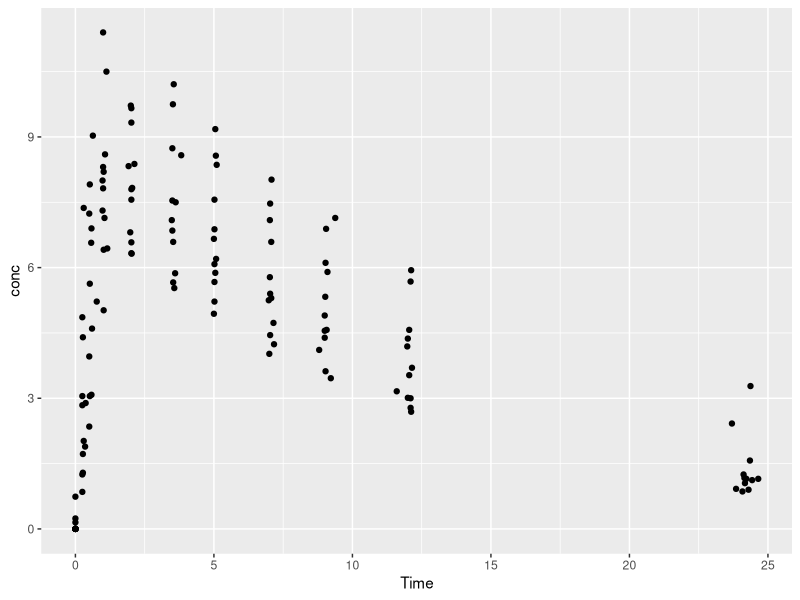
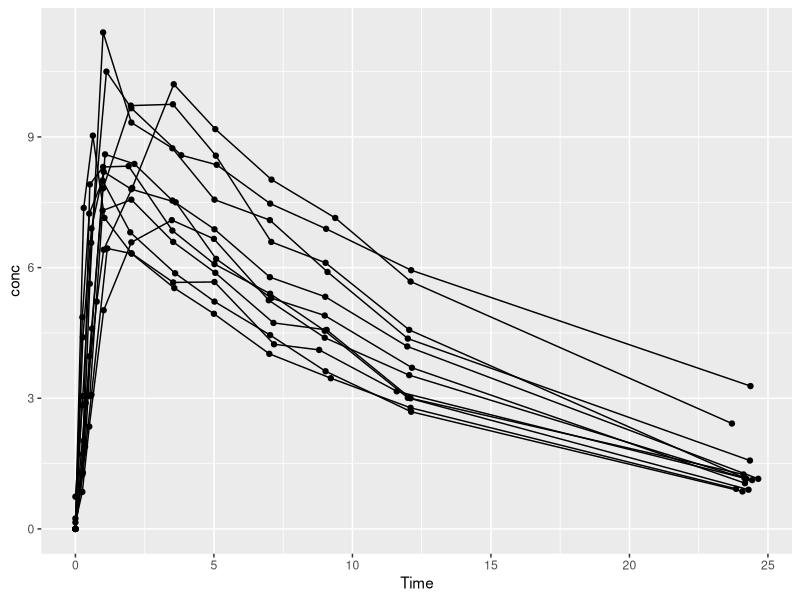
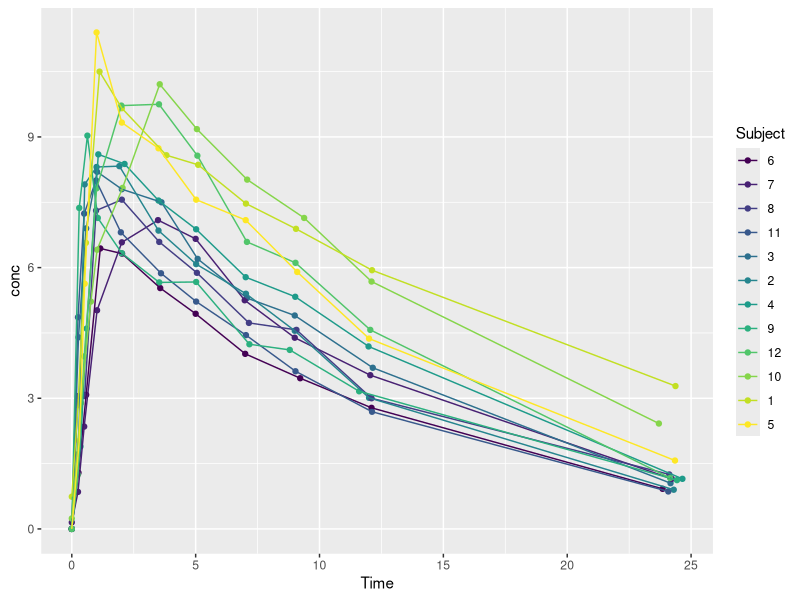
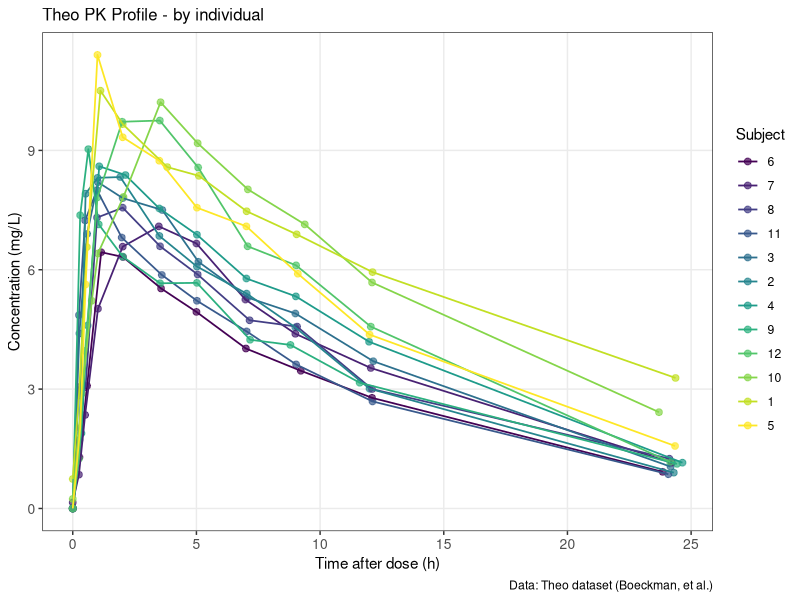
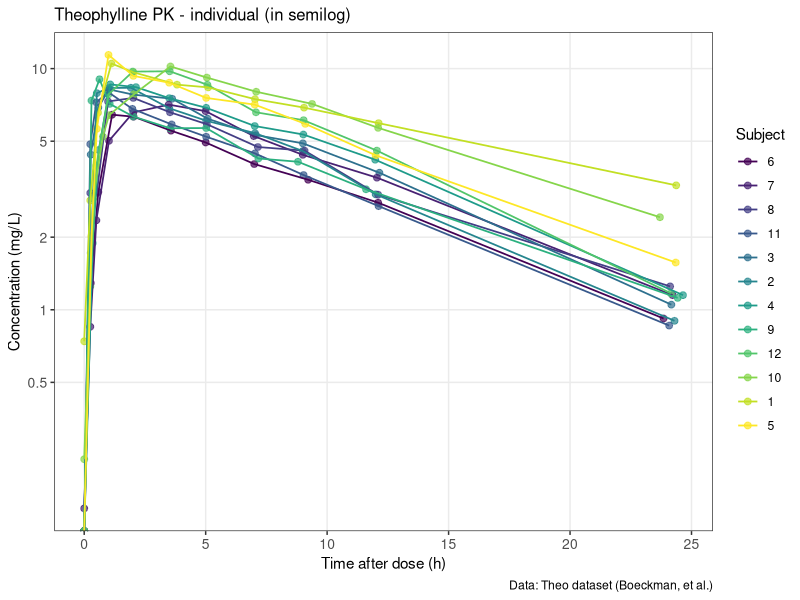
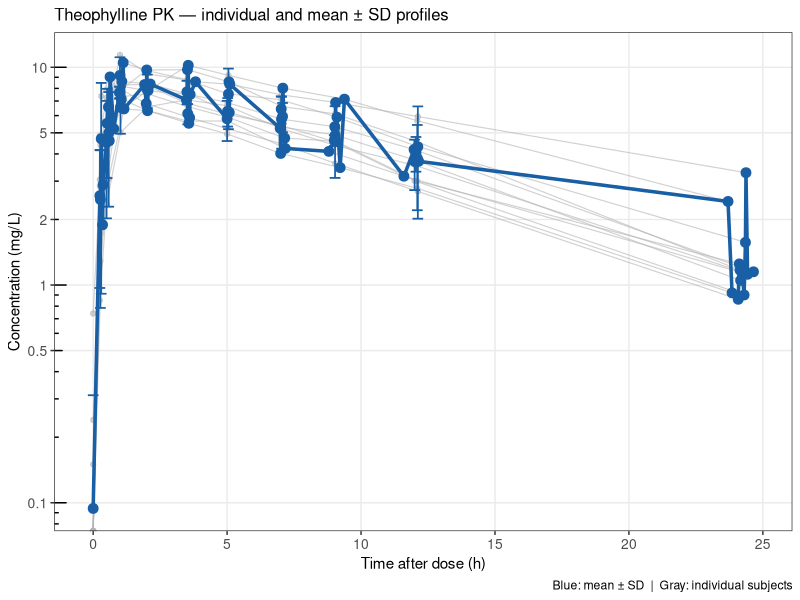
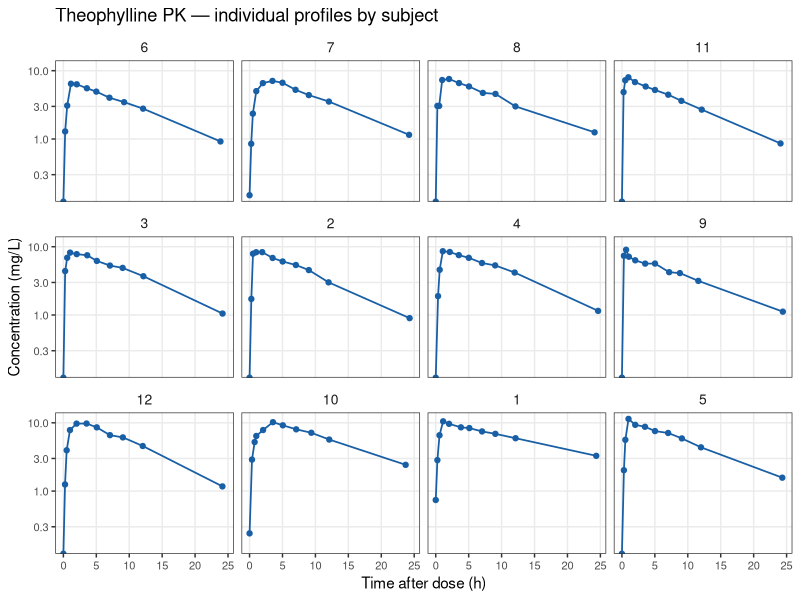
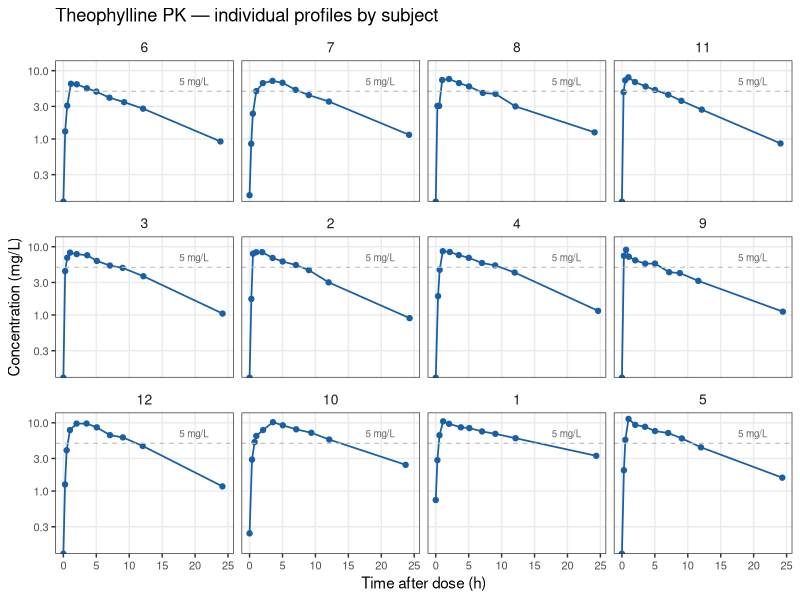

Recreate these plots in R, in order.
# ── Module 05: ggplot2 — PK figures ──────────────────────────────────────────
# Author: Dylan Glatt
# Date:   2026-05-06
# Data:   Theoph — built-in R dataset, real theophylline PK
#         12 subjects, single oral dose, rich sampling

library(tidyverse)

# ── 1. Load and inspect the data ─────────────────────────────────────────────

pk <- as_tibble(Theoph)   # convert to tibble for cleaner printing
glimpse(pk)
head(pk, 20)

# Column meanings:
# Subject  — subject ID (factor, 1–12)
# Wt       — body weight (kg)
# Dose     — dose in mg/kg
# Time     — time after dose (hours)
# conc     — theophylline concentration (mg/L)

# How many subjects, timepoints per subject?
pk |> count(Subject)

# Dose range across subjects, 

pk_dose <- pk |>
  group_by(Subject) |>
  summarize(dose_mgkg = first(Dose), weight_kg = first(Wt)) |>
  mutate(total_dose_mg = dose_mgkg * weight_kg) |>
arrange(desc(total_dose_mg))

# merged Time-concentration data with the new total_dose_mg column
pk_merged <- pk |> 
  left_join(pk_dose, by = "Subject")

# removing duplicate columns
pk_merged <- pk_merged |> select(-Dose) # drop dose_mg (keep all else)
pk_merged <- pk_merged |> select(-Wt) # drop dose_mg (keep all else)

# ── 2. Linear scale — individual profiles ────────────────────────────────────

# Start minimal — just the scaffolding
ggplot(data = pk, aes(x=Time, y=conc)) +
  geom_point()

# Time must be capitalized, and conc must be lowercase - it seems 

# Connect each subject's points with lines
# group = Subject tells ggplot which points belong together
ggplot(data = pk, aes(x = Time, y = conc, group = Subject)) +
  geom_point() +
  geom_line()

# Color by subject — spaghetti plot
ggplot(data = pk, aes(x = Time, y = conc, group = Subject, color = Subject)) +
  geom_point() +
  geom_line()

# ── 3. Clean it up with labels and theme ─────────────────────────────────────

p_linear <- ggplot(data = pk, 
                   aes(x=Time, 
                       y=conc, 
                       group=Subject,
                       color=Subject)) + 
  geom_point(size=2, alpha=0.7) + 
  geom_line(linewidth=0.6, alpha=07) + 
  labs(
    title = "Theo PK Profile - by individual",
    x = "Time after dose (h)",
    y = "Concentration (mg/L)",
    color = "Subject",
    caption = "Data: Theo dataset (Boeckman, et al.)"
  ) + 
  theme_bw() + 
  theme(
    legend.position = "right",
    plot.title = element_text(size=12, face="plain"),
    axis.title = element_text(size=11),
    axis.text = element_text(size=10),
    panel.grid.minor = element_blank()
  )

p_linear

# ── 4. Semi-log scale — the standard for PK reporting ────────────────────────

p_log <- p_linear +
  scale_y_log10(
    breaks = c(0.1,0.5,1,2,5,10,20),
    labels = c("0.1","0.5","1","2","5","10","20")
  ) + 
  labs(title = "Theophylline PK - individual (in semilog)") +
  annotation_logticks(sides = "1") # log tick marks on left axis

p_log

# ── 5. Compute mean profile ───────────────────────────────────────────────────

pk_mean <- pk |>
  group_by(Time) |>
  summarize(
    mean_conc = mean(conc),
    sd_conc = sd(conc),
    n = n(),
    se_conc = sd_conc/sqrt(n),
    .groups = "drop"
  )

# ── 6. Individual + mean overlay ─────────────────────────────────────────────

p_overlay <- ggplot() +
  geom_line(data = pk,
            aes(x = Time, y = conc, group = Subject),
            color = "gray70", linewidth = 0.4, alpha = 0.6) +
  geom_point(data = pk,
             aes(x = Time, y = conc, group = Subject),
             color = "gray70", size = 1.5, alpha = 0.6) +
  geom_line(data = pk_mean,
            aes(x = Time, y = mean_conc),
            color = "#185FA5", linewidth = 1.2) +
  geom_point(data = pk_mean,
             aes(x = Time, y = mean_conc),
             color = "#185FA5", size = 3) +
  geom_errorbar(data = pk_mean,
                aes(x = Time,
                    ymin = mean_conc - sd_conc,
                    ymax = mean_conc + sd_conc),
                color = "#185FA5", width = 0.4, linewidth = 0.6) +
  scale_y_log10(breaks = c(0.1, 0.5, 1, 2, 5, 10, 20),
                labels = c("0.1", "0.5", "1", "2", "5", "10", "20")) +
  annotation_logticks(sides = "l") +
  labs(
    title   = "Theophylline PK — individual and mean ± SD profiles",
    x       = "Time after dose (h)",
    y       = "Concentration (mg/L)",
    caption = "Blue: mean ± SD  |  Gray: individual subjects"
  ) +
  theme_bw() +
  theme(
    plot.title       = element_text(size = 12, face = "plain"),
    axis.title       = element_text(size = 11),
    axis.text        = element_text(size = 10),
    panel.grid.minor = element_blank()
  )

p_overlay

# ── 7. Faceting — one panel per subject ──────────────────────────────────────

p_facet <- ggplot(data = pk,
                  aes(x = Time, y = conc)) +
  geom_point(size = 1.5, color = "#185FA5") +
  geom_line(linewidth = 0.6, color = "#185FA5") +
  scale_y_log10() +
  facet_wrap(~ Subject, ncol = 4) +
  labs(
    title = "Theophylline PK — individual profiles by subject",
    x     = "Time after dose (h)",
    y     = "Concentration (mg/L)"
  ) +
  theme_bw() +
  theme(
    strip.background = element_blank(),
    strip.text       = element_text(size = 10, face = "plain"),
    panel.grid.minor = element_blank(),
    axis.text        = element_text(size = 8)
  )

p_facet

# Modifying the facet to linear, and adding a horizontal reference line

p_facet <- ggplot(data = pk,
                  aes(x = Time, y = conc)) +
  geom_point(size = 1.5, color = "#185FA5") +
  geom_line(linewidth = 0.6, color = "#185FA5") +
  geom_hline(yintercept = 5, linewidth = 0.4, color = "grey", linetype = "dashed") +
  scale_y_log10() +
  facet_wrap(~ Subject, ncol = 4) +
  annotate(
    geom  = "text",
    x     = 11,          # x position — adjust to sit near the right edge
    y     = 7,         # just above the line so they don't overlap
    label = "5 mg/L",
    size  = 2.5,
    color = "grey40",
    hjust = -1.5            # right-justify the text
  ) +
  labs(
    title = "Theophylline PK — individual profiles by subject",
    x     = "Time after dose (h)",
    y     = "Concentration (mg/L)"
  ) +
  theme_bw() +
  theme(
    strip.background = element_blank(),
    strip.text       = element_text(size = 10, face = "plain"),
    panel.grid.minor = element_blank(),
    axis.text        = element_text(size = 8)
  )

p_facet


# ── 8. Save figures programmatically ─────────────────────────────────────────
# Always save with ggsave() — never use the Export button in RStudio
# ggsave() gives you exact control over dimensions and resolution

ggsave(
  filename = "outputs/figures/m05_theoph_spaghetti.png",
  plot     = p_linear,
  width    = 8, height = 5, dpi = 300, units = "in"
)

ggsave(
  filename = "outputs/figures/m05_theoph_mean_overlay.png",
  plot     = p_overlay,
  width    = 8, height = 5, dpi = 300, units = "in"
)

ggsave(
  filename = "outputs/figures/m05_theoph_facet.png",
  plot     = p_facet,
  width    = 10, height = 8, dpi = 300, units = "in"
)


# Update the code to reproduce the mean profile using nominal time 

# ── Nominal time mapping ──────────────────────────────────────────────────────

# First, look at the actual times in the dataset to understand the spread
pk |> group_by(Subject) |> summarize(times = list(round(Time, 2)))
sort(unique(round(pk$Time, 2)))

# ── Add nominal time column ───────────────────────────────────────────────────
# Theoph nominal collection times: 0, 0.25, 0.5, 1, 2, 4, 5, 7, 9, 12, 24h

pk <- pk |>
  mutate(
    nom_time = case_when(
      Time == 0          ~ 0,
      Time < 0.4         ~ 0.25,
      Time < 0.75        ~ 0.5,
      Time < 1.5         ~ 1,
      Time < 3           ~ 2,
      Time < 4.5         ~ 4,
      Time < 6           ~ 5,
      Time < 8           ~ 7,
      Time < 10.5        ~ 9,
      Time < 18          ~ 12,
      TRUE               ~ 24
    )
  )

# Verify the mapping looks right — each actual time should map sensibly
pk |> select(Subject, Time, nom_time, conc) |> print(n = 30)

# ── Mean profile using nominal time ──────────────────────────────────────────

pk_mean <- pk |>
  group_by(nom_time) |>
  summarize(
    n         = n(),
    mean_conc = mean(conc),
    sd_conc   = sd(conc),
    geomean   = exp(mean(log(conc[conc > 0]))),
    .groups   = "drop"
  )

pk_mean

# ── Corrected overlay plot ────────────────────────────────────────────────────
# Individual data: actual time (Time)
# Mean profile: nominal time (nom_time)

p_overlay_corrected <- ggplot() +
  geom_line(data = pk,
            aes(x = Time, y = conc, group = Subject),
            color = "gray70", linewidth = 0.4, alpha = 0.6) +
  geom_point(data = pk,
             aes(x = Time, y = conc),
             color = "gray70", size = 1.5, alpha = 0.6) +
  geom_line(data = pk_mean,
            aes(x = nom_time, y = mean_conc),
            color = "#185FA5", linewidth = 1.2) +
  geom_point(data = pk_mean,
             aes(x = nom_time, y = mean_conc),
             color = "#185FA5", size = 3) +
  geom_errorbar(data = pk_mean,
                aes(x    = nom_time,
                    ymin = mean_conc - sd_conc,
                    ymax = mean_conc + sd_conc),
                color = "#185FA5", width = 0.4, linewidth = 0.6) +
  scale_y_log10(breaks = c(0.1, 0.5, 1, 2, 5, 10, 20),
                labels = c("0.1", "0.5", "1", "2", "5", "10", "20")) +
  annotation_logticks(sides = "l") +
  labs(
    title   = "Theophylline PK — individual (actual time) and mean ± SD (nominal time)",
    x       = "Time after dose (h)",
    y       = "Concentration (mg/L)",
    caption = "Blue: mean ± SD at nominal time  |  Gray: individual profiles at actual time"
  ) +
  theme_bw() +
  theme(
    plot.title       = element_text(size = 11, face = "plain"),
    axis.title       = element_text(size = 11),
    axis.text        = element_text(size = 10),
    panel.grid.minor = element_blank()
  )

p_overlay_corrected

# Save the corrected version
ggsave(
  filename = "outputs/figures/m05_theoph_mean_overlay_corrected.png",
  plot     = p_overlay_corrected,
  width    = 8, height = 5, dpi = 300, units = "in"
)
